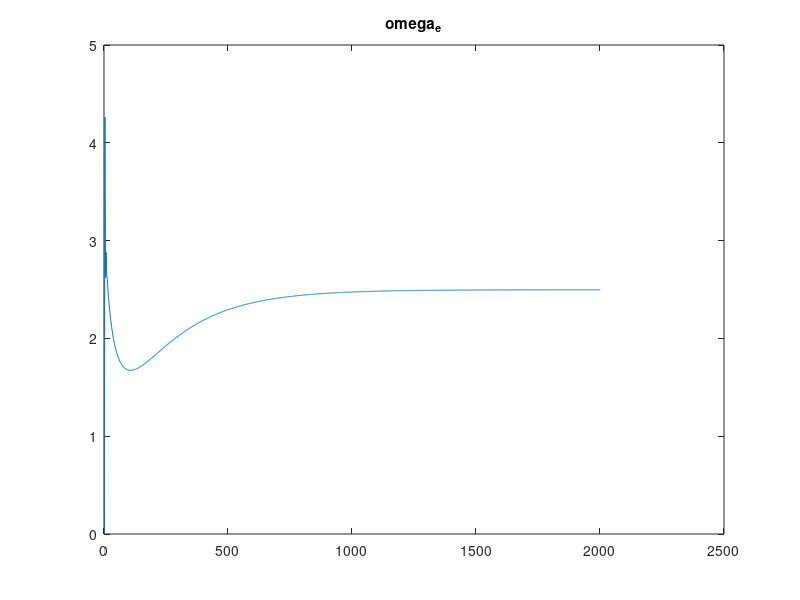
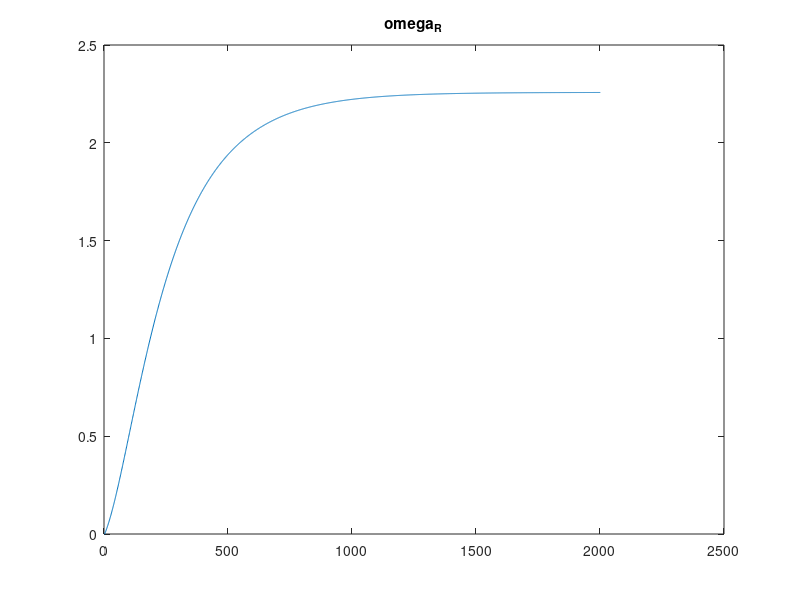

The MATLAB script that drew these images, in order:
clear all;
clc;
close all;

% Параметры модели
dLs = 0.0016; % индуктивность рессеивания статора
dLr = 0.0025; % индуктивность рессеивания ротора
Lm = 0.086; % индуктивность намагничивания двигателя
Ls = Lm + dLs; % индуктивность на статоре
Rs = 0.258; % сопротивление статора
Rr = 0.145; % Сопротивление ротора
ZP = 1;
Lr = Lm + dLr;
KR = Lm/Lr; % коэффицент ротора
Tr = Lr/Rr;
J=1; % Момент инерции
kc = 0.1; % Коэффициент момента сопротивления
% Входные сигналы (примерные значения, заменить на реальные)
Usd = 0.9; % Напряжение на статоре по d-оси
Usq = 0.9; % Напряжение на статоре по q-оси
% Временные параметры
T = 20; % Время моделирования
dt = 0.01; % Шаг интегрирования
N = T / dt; % Количество шагов

Isd(1) = 0; % Ток статора по d-оси
Isq(1) = 0; % Ток статора по q-оси
PsiR(1) = 0.1; % Поток ротора по q-оси
omega_e(1) = 0; % Электрическая угловая скорость
Mem(1) = 0;
omega_R(1) = 0; % угловая скорость ротора


for i = 1:N
    omega_R(i+1) = omega_R(i)+dt*((Mem(i) - kc*omega_R(i))/J);   
    Isd(i+1) =  Isd(i) + dt*(1/(Ls-Lm*KR) * (Usd - Isd(i)*Rs  - KR*(((1/Tr) * (Lm*Isd(i) - PsiR(i))))) + omega_e(i)*Isq(i));
    Isq(i+1) = Isq(i) + dt*(1/(Ls-Lm*KR) * (Usq -  Isq(i)*Rs - KR*omega_e(i)*PsiR(i))- omega_e(i)*Isd(i));
    PsiR(i+1) = PsiR(i) + dt*((1/Tr) * (Lm*Isd(i) - PsiR(i)));
    omega_e(i+1) = ZP*omega_R(i) + (Lm/(PsiR(i)*Tr))*Isq(i);
    Mem(i+1) = ((3*ZP*KR)/2)*PsiR(i)*Isq(i);
end

% Построение графиков
% figure;
% subplot(3,1,1);
% plot(Isd);
% title('Ток статора по d-оси');
% xlabel('Время (с)');
% ylabel('I_{sd} (A)');
% 
% subplot(3,1,2);
% plot(Isq);
% title('Ток статора по q-оси');
% xlabel('Время (с)');
% ylabel('I_{sq} (A)');
% 
% subplot(3,1,3);
% plot(PsiR);
% title('Поток ротора по q-оси');
% xlabel('Время (с)');
% ylabel('Ψ_{sq} (Wb)');

figure;
plot(omega_e);
title('omega_e');

figure;
plot(omega_R);
title('omega_R');

